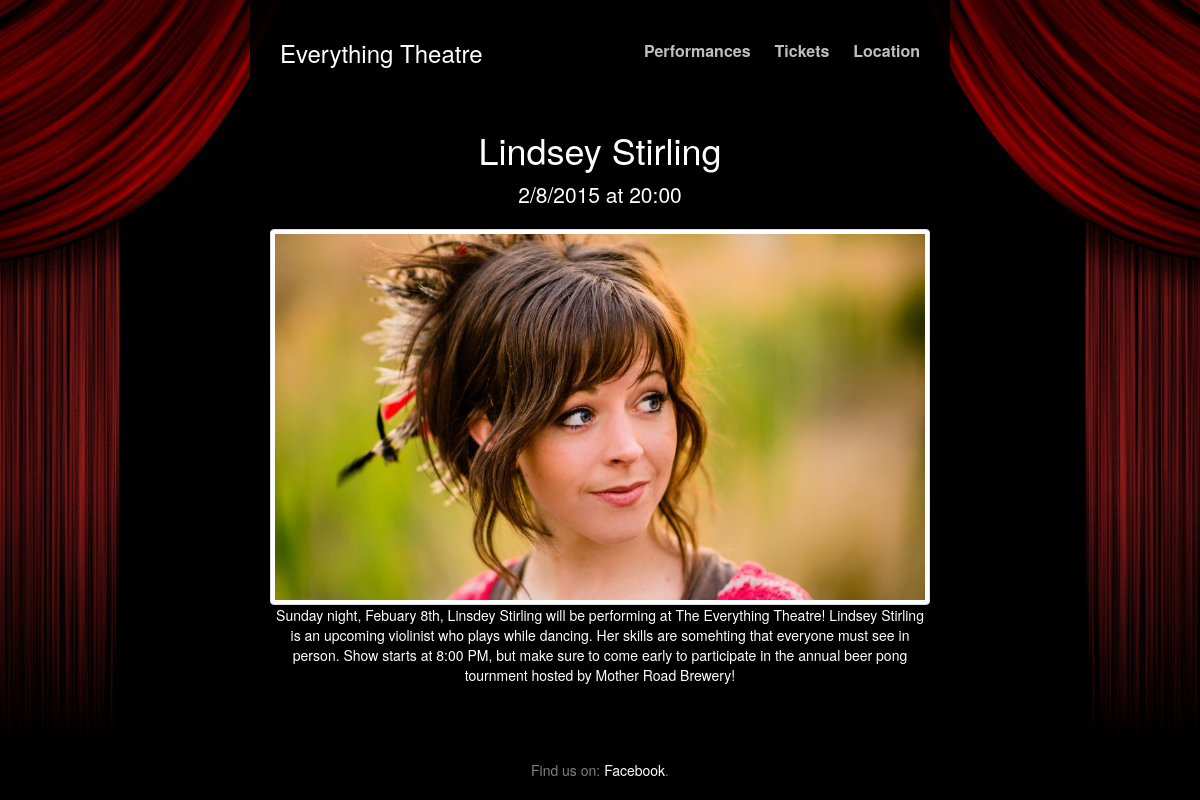
Page /Performance_2 on the committed database.
### polls/models.py (models this page shows, shortened)
class Performance(models.Model):
    name=models.TextField()
    date=models.CharField(max_length=10)
    time=models.CharField(max_length=5) #military time please
    description=models.TextField(default="Description missing.")
    price=models.DecimalField(default=Decimal(00.00), max_digits=4, decimal_places=2)
    picture=models.TextField()

### Theatre/views.py (the view)
# urls.py: url(r'^Performance_2', 'Theatre.views.Performance_2'),
def Performance_2(request):
    return Performance_helper(2)

### Theatre/views.py (called while the page is built)
def Performance_helper(id_num):
    Performer = Performance.objects.get(id=id_num)
    template = get_template('Performance.html')
    html = template.render(Context({'p' : Performer}))
    return HttpResponse(html)

### Template/Performance.html (shortened to what this page needs)
{% extends "base.html" %}
{% block header1 %}
	{{ p.name }}
{% endblock %}
{% block lead %}
	{{p.date}} at {{p.time}}
{% endblock %}
{% block content %}
	<img src="../Theatre/Static/{{p.picture}}" class="img-thumbnail">
    {{p.description}}
{% endblock %}

### Theatre/Static/home.css (style rules this page uses)
html, body { height: 100%; background-color: #000; }
body { color: #fff; text-align: center; text-shadow: 0 1px 3px rgba(0,0,0,.5); }

### rows in the picture
Performance: name "Lindsey Stirling", date "2/8/2015", time "20:00", picture (picture), description "Sunday night, Febuary 8th, Linsdey Stirling will be performing at The Everything Theatre! Lindsey Stirling is an upcoming violinist who plays while dancing. Her skills are somehting that everyone must see in person. Show starts at 8:00 PM, but make sure to come early to participate in the annual beer pong tournment hosted by Mother Road Brewery!"
